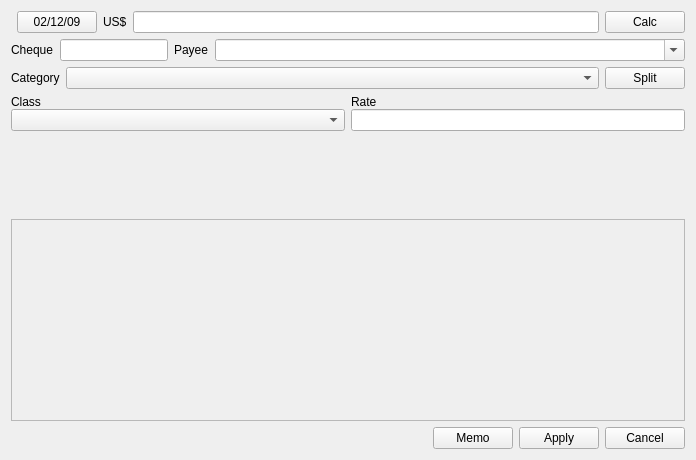
<?xml version="1.0" encoding="UTF-8"?>
<ui version="4.0">
 <class>CTransEdit</class>
 <widget class="QWidget" name="CTransEdit">
  <property name="geometry">
   <rect>
    <x>0</x>
    <y>0</y>
    <width>696</width>
    <height>460</height>
   </rect>
  </property>
  <property name="windowTitle">
   <string>Form</string>
  </property>
  <layout class="QVBoxLayout" name="verticalLayout_2">
   <item>
    <widget class="QWidget" name="pWidgetControls" native="true">
     <layout class="QVBoxLayout" name="verticalLayout">
      <property name="margin">
       <number>0</number>
      </property>
      <item>
       <layout class="QHBoxLayout" name="horizontalLayout_5">
        <item>
         <widget class="CStatusWidget" name="pStatusWidget" native="true">
          <property name="sizePolicy">
           <sizepolicy hsizetype="Preferred" vsizetype="Preferred">
            <horstretch>0</horstretch>
            <verstretch>0</verstretch>
           </sizepolicy>
          </property>
         </widget>
        </item>
        <item>
         <widget class="QPushButton" name="pPBDate">
          <property name="text">
           <string>02/12/09</string>
          </property>
         </widget>
        </item>
        <item>
         <widget class="QLabel" name="pLCurrency">
          <property name="text">
           <string>US$</string>
          </property>
         </widget>
        </item>
        <item>
         <layout class="QHBoxLayout" name="horizontalLayout_3">
          <property name="spacing">
           <number>0</number>
          </property>
          <item>
           <widget class="CSignSymbol" name="pSignSymbol" native="true">
            <property name="sizePolicy">
             <sizepolicy hsizetype="Fixed" vsizetype="Fixed">
              <horstretch>0</horstretch>
              <verstretch>0</verstretch>
             </sizepolicy>
            </property>
           </widget>
          </item>
          <item>
           <widget class="QLineEdit" name="pLEAmount"/>
          </item>
         </layout>
        </item>
        <item>
         <widget class="QPushButton" name="pPBCalc">
          <property name="text">
           <string>Calc</string>
          </property>
         </widget>
        </item>
       </layout>
      </item>
      <item>
       <layout class="QHBoxLayout" name="horizontalLayout_4">
        <item>
         <widget class="QLabel" name="label">
          <property name="text">
           <string>Cheque</string>
          </property>
         </widget>
        </item>
        <item>
         <widget class="QLineEdit" name="pLECheque">
          <property name="sizePolicy">
           <sizepolicy hsizetype="Preferred" vsizetype="Fixed">
            <horstretch>0</horstretch>
            <verstretch>0</verstretch>
           </sizepolicy>
          </property>
         </widget>
        </item>
        <item>
         <widget class="QLabel" name="label_4">
          <property name="text">
           <string>Payee</string>
          </property>
         </widget>
        </item>
        <item>
         <widget class="QComboBox" name="pCBPayee">
          <property name="sizePolicy">
           <sizepolicy hsizetype="Expanding" vsizetype="Fixed">
            <horstretch>0</horstretch>
            <verstretch>0</verstretch>
           </sizepolicy>
          </property>
          <property name="editable">
           <bool>true</bool>
          </property>
          <property name="insertPolicy">
           <enum>QComboBox::NoInsert</enum>
          </property>
         </widget>
        </item>
       </layout>
      </item>
      <item>
       <layout class="QHBoxLayout" name="horizontalLayout">
        <item>
         <widget class="QLabel" name="label_2">
          <property name="text">
           <string>Category</string>
          </property>
         </widget>
        </item>
        <item>
         <widget class="QComboBox" name="pCBCategory">
          <property name="sizePolicy">
           <sizepolicy hsizetype="Expanding" vsizetype="Fixed">
            <horstretch>0</horstretch>
            <verstretch>0</verstretch>
           </sizepolicy>
          </property>
         </widget>
        </item>
        <item>
         <widget class="QPushButton" name="pPBSplit">
          <property name="text">
           <string>Split</string>
          </property>
         </widget>
        </item>
       </layout>
      </item>
      <item>
       <layout class="QGridLayout" name="gridLayout_3">
        <property name="verticalSpacing">
         <number>0</number>
        </property>
        <item row="0" column="0">
         <widget class="QLabel" name="label_5">
          <property name="text">
           <string>Class</string>
          </property>
         </widget>
        </item>
        <item row="0" column="1">
         <widget class="QLabel" name="label_3">
          <property name="text">
           <string>Rate</string>
          </property>
         </widget>
        </item>
        <item row="1" column="0">
         <widget class="QComboBox" name="pCBClass">
          <property name="sizePolicy">
           <sizepolicy hsizetype="Expanding" vsizetype="Fixed">
            <horstretch>0</horstretch>
            <verstretch>0</verstretch>
           </sizepolicy>
          </property>
         </widget>
        </item>
        <item row="1" column="1">
         <widget class="QLineEdit" name="pLERate"/>
        </item>
       </layout>
      </item>
      <item>
       <spacer name="verticalSpacer">
        <property name="orientation">
         <enum>Qt::Vertical</enum>
        </property>
        <property name="sizeHint" stdset="0">
         <size>
          <width>20</width>
          <height>0</height>
         </size>
        </property>
       </spacer>
      </item>
     </layout>
    </widget>
   </item>
   <item>
    <widget class="CRichTextEditor" name="pRichTextEditor">
     <property name="sizePolicy">
      <sizepolicy hsizetype="Expanding" vsizetype="Expanding">
       <horstretch>0</horstretch>
       <verstretch>0</verstretch>
      </sizepolicy>
     </property>
     <property name="frameShape">
      <enum>QFrame::StyledPanel</enum>
     </property>
     <property name="frameShadow">
      <enum>QFrame::Raised</enum>
     </property>
    </widget>
   </item>
   <item>
    <layout class="QHBoxLayout" name="horizontalLayout_2">
     <item>
      <spacer name="horizontalSpacer">
       <property name="orientation">
        <enum>Qt::Horizontal</enum>
       </property>
       <property name="sizeHint" stdset="0">
        <size>
         <width>40</width>
         <height>20</height>
        </size>
       </property>
      </spacer>
     </item>
     <item>
      <widget class="QPushButton" name="pPBMemo">
       <property name="text">
        <string>Memo</string>
       </property>
       <property name="checkable">
        <bool>true</bool>
       </property>
      </widget>
     </item>
     <item>
      <widget class="QPushButton" name="pPBApply">
       <property name="text">
        <string>Apply</string>
       </property>
      </widget>
     </item>
     <item>
      <widget class="QPushButton" name="pPBCancel">
       <property name="text">
        <string>Cancel</string>
       </property>
      </widget>
     </item>
    </layout>
   </item>
  </layout>
 </widget>
 <customwidgets>
  <customwidget>
   <class>CRichTextEditor</class>
   <extends>QFrame</extends>
   <header>richtexteditor.h</header>
   <container>1</container>
  </customwidget>
  <customwidget>
   <class>CSignSymbol</class>
   <extends>QWidget</extends>
   <header>signsymbol.h</header>
   <container>1</container>
  </customwidget>
  <customwidget>
   <class>CStatusWidget</class>
   <extends>QWidget</extends>
   <header>statuswidget.h</header>
   <container>1</container>
  </customwidget>
 </customwidgets>
 <tabstops>
  <tabstop>pLEAmount</tabstop>
  <tabstop>pPBDate</tabstop>
  <tabstop>pPBCalc</tabstop>
  <tabstop>pLECheque</tabstop>
  <tabstop>pCBPayee</tabstop>
  <tabstop>pCBCategory</tabstop>
  <tabstop>pPBSplit</tabstop>
  <tabstop>pCBClass</tabstop>
  <tabstop>pLERate</tabstop>
  <tabstop>pPBCancel</tabstop>
  <tabstop>pPBApply</tabstop>
  <tabstop>pPBMemo</tabstop>
 </tabstops>
 <resources/>
 <connections/>
</ui>
